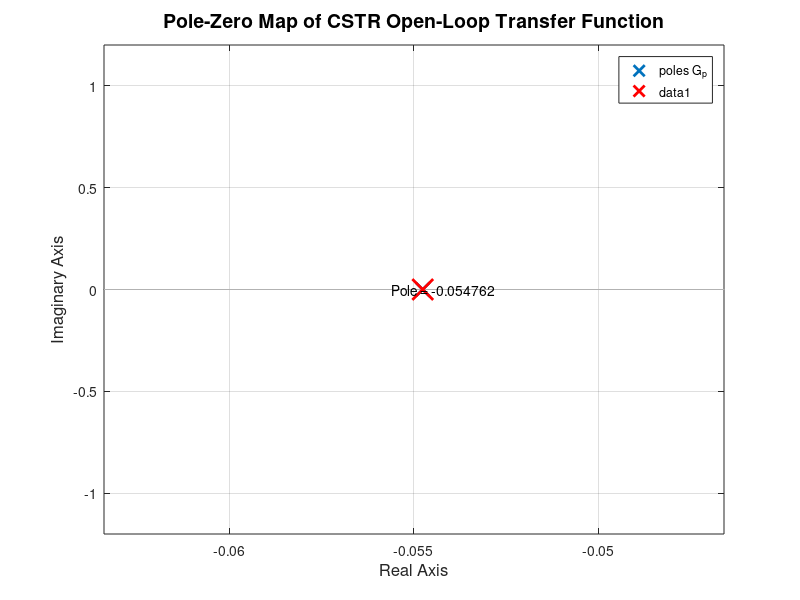
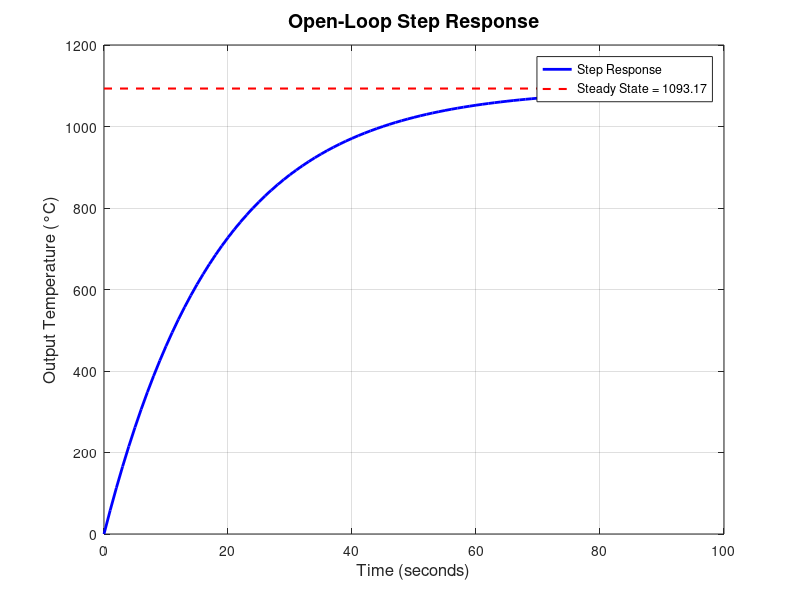

Recreate these plots in MATLAB, in order.
%% CSTR Analysis - PART 1: Figures 1 & 2
%% Pole-Zero Map and Open-Loop Step Response

clear all; close all; clc;

% Parameters
Y = 88;
Fi = (Y + 50) / 3600;
rho = 1000;
Cp = 4200;
V = 700 / 1000;
lambda_st = 2000 * 1000;

% Calculate transfer function parameters
tau = (rho * Cp * V) / (rho * Cp * Fi);
K = lambda_st / (rho * Cp * Fi);

fprintf('=== PART 1: Figures 1 & 2 ===\n');
fprintf('Time Constant (tau): %.2f s\n', tau);
fprintf('Process Gain (K): %.2f\n\n', K);

% Define transfer function
G_p = tf(K, [tau, 1]);

%% FIGURE 1: Pole-Zero Map
figure(1);
pzmap(G_p);
grid on;
title('Pole-Zero Map of CSTR Open-Loop Transfer Function', 'FontSize', 14, 'FontWeight', 'bold');
xlabel('Real Axis', 'FontSize', 12);
ylabel('Imaginary Axis', 'FontSize', 12);

poles_Gp = pole(G_p);
hold on;
plot(poles_Gp, 0, 'rx', 'MarkerSize', 15, 'LineWidth', 2);
text(poles_Gp - 0.001, 0.0005, sprintf('  Pole = %.6f', poles_Gp), 'FontSize', 10);
hold off;

fprintf('Figure 1 Generated: Pole-Zero Map\n');
fprintf('  Pole at s = %.6f\n\n', poles_Gp);

%% FIGURE 2: Open-Loop Step Response
step_mag = Y;
figure(2);
t_step = 0:1:5*tau;
[y_step, ~] = step(step_mag * G_p, t_step);
plot(t_step, y_step, 'b-', 'LineWidth', 2);
grid on;
title('Open-Loop Step Response', 'FontSize', 14, 'FontWeight', 'bold');
xlabel('Time (seconds)', 'FontSize', 12);
ylabel('Output Temperature (°C)', 'FontSize', 12);

ss_value = step_mag * K;
hold on;
plot([0, max(t_step)], [ss_value, ss_value], 'r--', 'LineWidth', 1.5);
legend('Step Response', sprintf('Steady State = %.2f', ss_value), 'Location', 'northeast');
hold off;

fprintf('Figure 2 Generated: Open-Loop Step Response\n');
fprintf('  Steady State: %.2f °C\n', ss_value);
fprintf('  Rise Time: %.2f s\n', 2.2*tau);
fprintf('  Settling Time: %.2f s\n\n', 4*tau);

fprintf('=== RIGHT-CLICK EACH FIGURE TO SAVE ===\n');